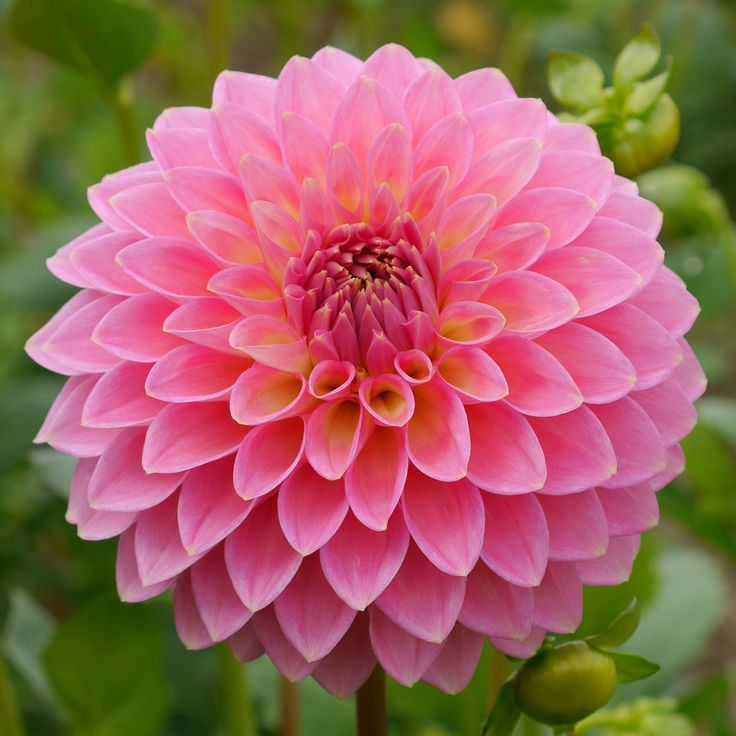
#> input picture chapter-19/practice-projects/flower.jpg, 736 x 736 px
$ python seating_cards.py   (older library calls are emulated)
#> lines starting #> are read from the running program, lines starting #| are printed output that depends on the picture
import os
from PIL import Image, ImageFont, ImageDraw


FONTS_DIR = "Windows/Fonts"


with open("guests.txt", "r") as text_file:
#> (reads chapter-19/practice-projects/guests.txt from the repository)
    names = text_file.readlines()

arial_font = ImageFont.truetype(os.path.join(FONTS_DIR, "Amiri-Regular.ttf"), 34)

os.makedirs("seating-cards", exist_ok=True)

for name in names:
    name = name.strip("\n")

    image = Image.open("flower.jpg")
#> image is the input picture: PIL image 736x736 RGB; mean R, G, B 158.6, 100, 93.5
    resized_image = image.resize((360, 360))

    draw = ImageDraw.Draw(resized_image)

    text_size = draw.textsize(name, arial_font)
#> text_size = (170, 32)

    center = ((180 - (text_size[0] / 2)), (180 - (text_size[1] / 2)))
#> center = (95, 164)

    draw.rectangle((0, 0, 359, 359), outline="black", width=3)
    draw.text(center, name, fill="skyblue", font=arial_font)

    resized_image.save(os.path.join("seating-cards", f"{name}_card.png"))
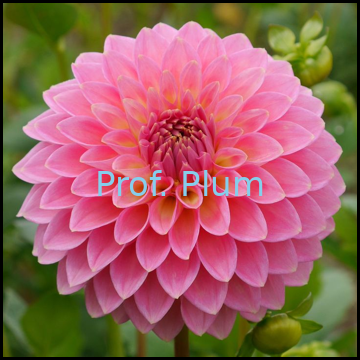
#> saved as Prof. Plum_card.png: PIL image 360x360 RGB; mean R, G, B 155.3, 98.1, 93.9
